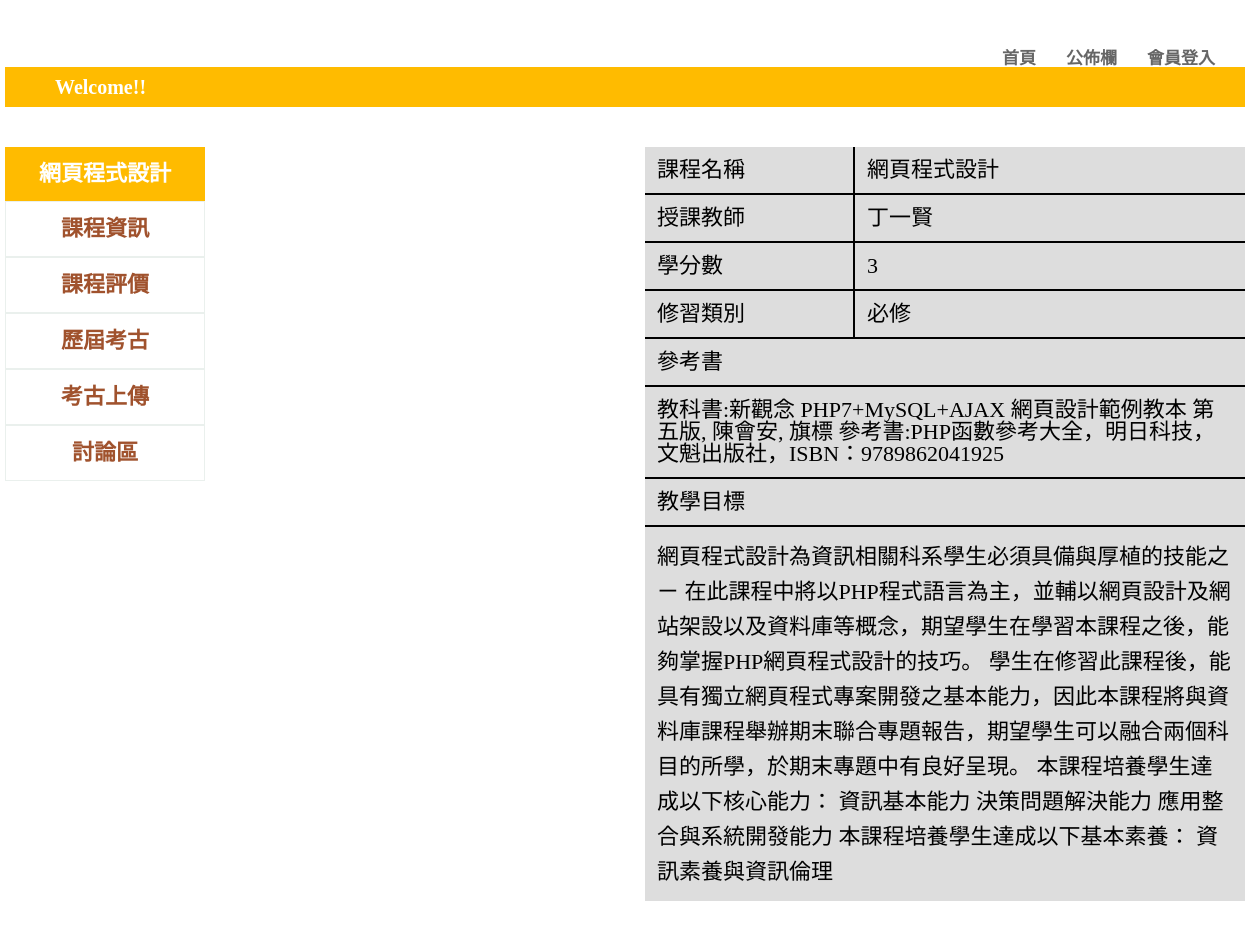
The page /information.php?name=丁一賢&subject=網頁程式設計 on the database its author committed.
### tables this page shows
CREATE TABLE `information` (
  `subject` text NOT NULL,
  `name` text NOT NULL,
  `credit` int(5) NOT NULL,
  `category` text NOT NULL,
  `book` text NOT NULL,
  `objectives` text NOT NULL
);

### information.php (the view, shortened to what this page needs)
<!DOCTYPE html>
<html lang="en">
<head>
    <link rel="stylesheet" href="information.css">
</head>
<body>
<div class="wrap">
        <div class="header">
            <div class="logo">
                <a href="home.php"><img src="https://scontent.fkhh1-1.fna.fbcdn.net/v/t1.0-9/59887336_2148001515320668_3034674628355162112_n.jpg?_nc_cat=102&_nc_ht=scontent.fkhh1-1.fna&oh=3e3b0a3597d9b5d9d1618160a6ef6f59&oe=5D5B49C3" alt=""></a>
            </div>
            <div class="function">
             <div class="list">
                 <ul>
                     <li><a href="home.php">首頁</a></li>
                     <li><a href="bulletinboard.php">公佈欄</a></li>
                     <?php
                     if(!isset($_SESSION["account"])){
                        echo "<li><a href='signin.php'>會員登入</a></li>";
                     }else{
                        echo "<li><a href='home.php?logout=yes'>會員登出</a></li>";
                     }
                    ?>
                </ul>
            </div>
            </div>
            <div class="title">
                <div class="welcome"><marquee scrollamount="10" behavior="alternate">Welcome!!</marquee></div>
            </div>
        </div>
    <div class="content">
        <div class="mean">
        <?php
            $name=$_GET['name'];
            $subject=$_GET['subject'];
            echo "<span class='top'>$subject</span>";
            echo "<ul><li><a href='information.php?name=$name&subject=$subject'>課程資訊</a></li>";
            echo "<li><a href='classdb.php?name=$name&subject=$subject'>課程評價</a></li>";
            echo "<li><a href='history.php?name=$name&subject=$subject'>歷屆考古</a></li>";
            echo "<li><a href='upload.php?name=$name&subject=$subject'>考古上傳</a></li>";
            echo "<li><a href='comment.php?name=$name&subject=$subject'>討論區</a></li></ul>";
         ?>
         </div>
   <div class="classinfo">
   <?php
          $name=$_GET['name'];
        if($name){
            if($name==楊書成){
                echo"<div class='picture'><img src='../photo/Henry.jpg' alt=''></div>";
            }else if($name==王凱){
                echo "<div class='picture'><img src='../photo/photo2.jpg' alt=''></div>";
            }else if($name==廖洧杰){
                echo "<div class='picture'><img src='../photo/wei2.png' alt=''></div>";
            }else if($name==王學亮){
                echo "<div class='picture'><img src='../photo/Leon2.jpg' alt=''></div>";
            }else if($name==郭英峰){
                echo "<div class='picture'><img src='../photo/Fred2.jpg' alt=''></div>";
            }else if($name==丁一賢){
                echo "<div class='picture'><img src='../photo/ting2.jpg' alt=''></div>";
            }else if($name==吳建興){
                echo "<div class='picture'><img src='../photo/James2.jpg' alt=''></div>";
            }else if($name==楊新章){
                echo "<div class='picture'><img src='../photo/HsinChang2.jpg' alt=''></div>";
            }else if($name==蕭漢威){
                echo "<div class='picture'><img src='../photo/hanwei2.png' alt=''></div>";
            }else if($name==趙建雄){
                echo "<div class='picture'><img src='../photo/Bear.png' alt=''></div>";
            }
         echo "<div class='info'>";
            $link=@mysqli_connect('localhost','root','','php');
         $sql_information="SELECT * FROM information  where name='$name'";
          if($information_result=mysqli_query($link,$sql_information)){
              echo "<table  width=600  border=2>";
              while($row=mysqli_fetch_assoc($information_result))
             {
                 echo "<tr><td class='t'>課程名稱</td><td class='detail'>".$row["subject"]."</td></tr>";
                 echo "<tr><td class='t'>授課教師</td><td class='detail'>".$row["name"]."</td></tr>";
                 echo "<tr><td class='t'>學分數</td><td class='detail'>".$row["credit"]."</td></tr>";
                 echo "<tr><td class='t'>修習類別</td><td class='detail'>".$row["category"]."</td></tr>";
              }
              echo "</table>";
         }
         if($information_result=mysqli_query($link,$sql_information)){
            echo "<table  width=600  border=2>";
            while($row=mysqli_fetch_assoc($information_result))
           {
               echo "<tr><td class='t2'>參考書</td></tr>";
               echo "<tr><td class='t2'>".$row["book"]."</td></tr>";
               echo "<tr><td class='t2'>教學目標</td></tr>";
               echo "<tr><td class='detail2'>".$row["objectives"]."</td></tr>";
            }
            echo "</table>";
       }
       echo"</div>";
        }
         ?>
   </div>
    </div>
    </div>
</body>
</html>

### information.css (style rules this page uses)
html, body, div, span, applet, object, iframe, h1, h2, h3, h4, h5, h6, p, blockquote, pre, a, abbr, acronym, address, big, cite, code, del, dfn, em, img, ins, kbd, q, s, samp, small, strike, strong, sub, sup, tt, var, b, u, i, center, dl, dt, dd, ol, ul, li, fieldset, form, label, legend, table, caption, tbody, tfoot, thead, tr, th, td, article, aside, canvas, details, embed, figure, figcaption, footer, header, hgroup, menu, nav, output, ruby, section, summary, time, mark, audio, video { margin: 0; padding: 0; border: 0; font-size: 100%; font: inherit; vertical-align: baseline; }
body { line-height: 1; }
ol, ul { list-style: none; }
table { border-collapse: collapse; border-spacing: 0; }
a { text-decoration:none; }
.wrap { width: 1240px; margin: 0 auto; font-family: 微軟正黑體; }
.logo { float: left; width: 500px; }
.logo img { width: 50%; padding: 10px 0px 0px 55px; }
.title { height: 40px; background-color: #FFBB00; }
.welcome { margin-left: 50px; float: left; width: 80%; font-size: 20px; padding-top: 10px; color: #ffffff; font-weight: bold; }
.function { float:right; padding-top: 50px; }
.list { float:left; }
.list li { float:left; padding-right: 30px; font-size: 17px; font-weight: bolder; font-family: 微軟正黑體; }
.list li a { color: #666666 ; }
.mean { width: 200px; text-align: center; float: left; font-size: 22px; font-weight: bold; margin-top:40px; font-family:微軟正黑體; }
.mean li { list-style:none; border: #EAF0ED solid 1px; padding: 16px; }
.mean a { display: block; color: #A0522D; text-decoration:none; }
.mean span { font-weight: bolder; background-color: #FFBB00; color:#fff; display: block; padding: 16px; }
.info { margin-top: 40px; float: right; margin-bottom: 100px; }
table { background-color: #dddddd; }
table td { padding:12px; font-size: 22px; font-family: 微軟正黑體; }
table .t { width: 200px; border-right: 2px solid #000000; border-bottom: 2px solid #000000; }
table .detail { width: 400px; border-bottom: 2px solid #000000; }
table .t2 { border-bottom: 2px solid #000000; }
table .detail2 { line-height: 35px; }
.picture { margin-top: 40px; float: left; padding-left: 60px; }

### rows shown on the page
information: subject "網頁程式設計", name "丁一賢", credit "3", category "必修", book "教科書:新觀念 PHP7+MySQL+AJAX 網頁設計範例教本 第五版, 陳會安, 旗標 參考書:PHP函數參考大全，明日科技，文魁出版社，ISBN：9789862041925", objectives "網頁程式設計為資訊相關科系學生必須具備與厚植的技能之ㄧ 在此課程中將以PHP程式語言為主，並輔以網頁設計及網站架設以及資料庫等概念，期望學生在學習本課程之後，能夠掌握PHP網頁程式設計的技巧。 學生在修習此課程後，能具有獨立網頁程式專案開發之基本能力，因此本課程將與資料庫課程舉辦期末聯合專題報告，期望學生可以融合兩個科目的所學，於期末專題中有良好呈現。 本課程培養學生達成以下核心能力： 資訊基本能力 決策問題解決能力 應用整合與系統開發能力 本課程培養學生達成以下基本素養： 資訊素養與資訊倫理"

### other values the page prints
$subject "網頁程式設計"
